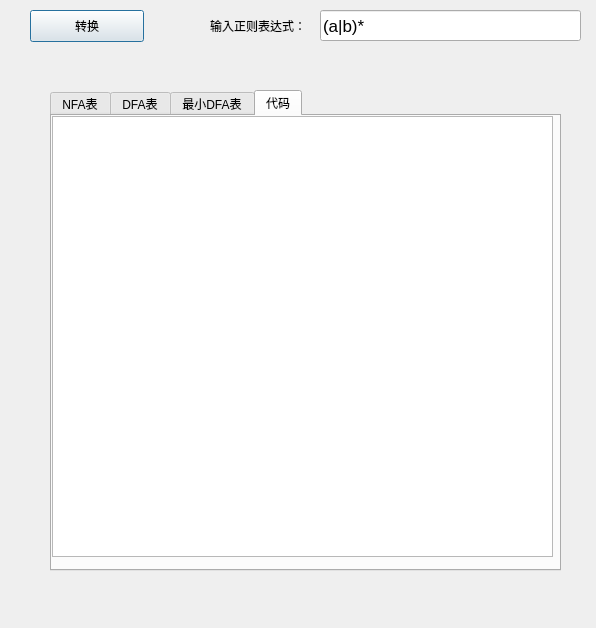
<?xml version="1.0" encoding="UTF-8"?>
<ui version="4.0">
 <class>RegDialog</class>
 <widget class="QDialog" name="RegDialog">
  <property name="geometry">
   <rect>
    <x>0</x>
    <y>0</y>
    <width>596</width>
    <height>628</height>
   </rect>
  </property>
  <property name="windowTitle">
   <string>Dialog</string>
  </property>
  <widget class="QLineEdit" name="lineEdit">
   <property name="geometry">
    <rect>
     <x>320</x>
     <y>10</y>
     <width>261</width>
     <height>31</height>
    </rect>
   </property>
   <property name="palette">
    <palette>
     <active>
      <colorrole role="WindowText">
       <brush brushstyle="SolidPattern">
        <color alpha="255">
         <red>0</red>
         <green>0</green>
         <blue>0</blue>
        </color>
       </brush>
      </colorrole>
      <colorrole role="Text">
       <brush brushstyle="SolidPattern">
        <color alpha="255">
         <red>0</red>
         <green>0</green>
         <blue>0</blue>
        </color>
       </brush>
      </colorrole>
     </active>
     <inactive>
      <colorrole role="WindowText">
       <brush brushstyle="SolidPattern">
        <color alpha="255">
         <red>0</red>
         <green>0</green>
         <blue>0</blue>
        </color>
       </brush>
      </colorrole>
      <colorrole role="Text">
       <brush brushstyle="SolidPattern">
        <color alpha="255">
         <red>0</red>
         <green>0</green>
         <blue>0</blue>
        </color>
       </brush>
      </colorrole>
     </inactive>
     <disabled>
      <colorrole role="WindowText">
       <brush brushstyle="SolidPattern">
        <color alpha="63">
         <red>0</red>
         <green>0</green>
         <blue>0</blue>
        </color>
       </brush>
      </colorrole>
      <colorrole role="Text">
       <brush brushstyle="SolidPattern">
        <color alpha="63">
         <red>0</red>
         <green>0</green>
         <blue>0</blue>
        </color>
       </brush>
      </colorrole>
     </disabled>
    </palette>
   </property>
   <property name="font">
    <font>
     <pointsize>13</pointsize>
    </font>
   </property>
   <property name="accessibleName">
    <string>lineEdit</string>
   </property>
   <property name="text">
    <string>(a|b)*</string>
   </property>
  </widget>
  <widget class="QLabel" name="label">
   <property name="geometry">
    <rect>
     <x>210</x>
     <y>10</y>
     <width>121</width>
     <height>31</height>
    </rect>
   </property>
   <property name="text">
    <string>输入正则表达式：</string>
   </property>
  </widget>
  <widget class="QTabWidget" name="tabWidget">
   <property name="geometry">
    <rect>
     <x>50</x>
     <y>90</y>
     <width>511</width>
     <height>481</height>
    </rect>
   </property>
   <property name="statusTip">
    <string/>
   </property>
   <property name="accessibleName">
    <string/>
   </property>
   <property name="currentIndex">
    <number>3</number>
   </property>
   <widget class="QWidget" name="tabNfa">
    <property name="toolTip">
     <string/>
    </property>
    <attribute name="title">
     <string>NFA表</string>
    </attribute>
    <widget class="QTableWidget" name="tableWidget">
     <property name="geometry">
      <rect>
       <x>0</x>
       <y>10</y>
       <width>491</width>
       <height>371</height>
      </rect>
     </property>
     <property name="palette">
      <palette>
       <active>
        <colorrole role="WindowText">
         <brush brushstyle="SolidPattern">
          <color alpha="255">
           <red>0</red>
           <green>0</green>
           <blue>0</blue>
          </color>
         </brush>
        </colorrole>
        <colorrole role="Text">
         <brush brushstyle="SolidPattern">
          <color alpha="255">
           <red>0</red>
           <green>0</green>
           <blue>0</blue>
          </color>
         </brush>
        </colorrole>
       </active>
       <inactive>
        <colorrole role="WindowText">
         <brush brushstyle="SolidPattern">
          <color alpha="255">
           <red>0</red>
           <green>0</green>
           <blue>0</blue>
          </color>
         </brush>
        </colorrole>
        <colorrole role="Text">
         <brush brushstyle="SolidPattern">
          <color alpha="255">
           <red>0</red>
           <green>0</green>
           <blue>0</blue>
          </color>
         </brush>
        </colorrole>
       </inactive>
       <disabled>
        <colorrole role="WindowText">
         <brush brushstyle="SolidPattern">
          <color alpha="63">
           <red>0</red>
           <green>0</green>
           <blue>0</blue>
          </color>
         </brush>
        </colorrole>
        <colorrole role="Text">
         <brush brushstyle="SolidPattern">
          <color alpha="63">
           <red>0</red>
           <green>0</green>
           <blue>0</blue>
          </color>
         </brush>
        </colorrole>
       </disabled>
      </palette>
     </property>
    </widget>
    <widget class="QLabel" name="beginNodesId">
     <property name="geometry">
      <rect>
       <x>50</x>
       <y>400</y>
       <width>471</width>
       <height>16</height>
      </rect>
     </property>
     <property name="text">
      <string/>
     </property>
    </widget>
    <widget class="QLabel" name="endNodesId">
     <property name="geometry">
      <rect>
       <x>50</x>
       <y>430</y>
       <width>451</width>
       <height>16</height>
      </rect>
     </property>
     <property name="text">
      <string/>
     </property>
    </widget>
    <widget class="QLabel" name="label_4">
     <property name="geometry">
      <rect>
       <x>0</x>
       <y>430</y>
       <width>59</width>
       <height>16</height>
      </rect>
     </property>
     <property name="text">
      <string>接收 ：</string>
     </property>
    </widget>
    <widget class="QLabel" name="label_2">
     <property name="geometry">
      <rect>
       <x>0</x>
       <y>400</y>
       <width>59</width>
       <height>16</height>
      </rect>
     </property>
     <property name="text">
      <string>开始：</string>
     </property>
    </widget>
   </widget>
   <widget class="QWidget" name="tabDFA">
    <attribute name="title">
     <string>DFA表</string>
    </attribute>
    <widget class="QTableWidget" name="tableWidget_2">
     <property name="geometry">
      <rect>
       <x>0</x>
       <y>10</y>
       <width>491</width>
       <height>371</height>
      </rect>
     </property>
     <property name="palette">
      <palette>
       <active>
        <colorrole role="WindowText">
         <brush brushstyle="SolidPattern">
          <color alpha="255">
           <red>0</red>
           <green>0</green>
           <blue>0</blue>
          </color>
         </brush>
        </colorrole>
        <colorrole role="Text">
         <brush brushstyle="SolidPattern">
          <color alpha="255">
           <red>0</red>
           <green>0</green>
           <blue>0</blue>
          </color>
         </brush>
        </colorrole>
       </active>
       <inactive>
        <colorrole role="WindowText">
         <brush brushstyle="SolidPattern">
          <color alpha="255">
           <red>0</red>
           <green>0</green>
           <blue>0</blue>
          </color>
         </brush>
        </colorrole>
        <colorrole role="Text">
         <brush brushstyle="SolidPattern">
          <color alpha="255">
           <red>0</red>
           <green>0</green>
           <blue>0</blue>
          </color>
         </brush>
        </colorrole>
       </inactive>
       <disabled>
        <colorrole role="WindowText">
         <brush brushstyle="SolidPattern">
          <color alpha="63">
           <red>0</red>
           <green>0</green>
           <blue>0</blue>
          </color>
         </brush>
        </colorrole>
        <colorrole role="Text">
         <brush brushstyle="SolidPattern">
          <color alpha="63">
           <red>0</red>
           <green>0</green>
           <blue>0</blue>
          </color>
         </brush>
        </colorrole>
       </disabled>
      </palette>
     </property>
    </widget>
    <widget class="QLabel" name="beginNodesId_2">
     <property name="geometry">
      <rect>
       <x>50</x>
       <y>400</y>
       <width>181</width>
       <height>16</height>
      </rect>
     </property>
     <property name="text">
      <string/>
     </property>
    </widget>
    <widget class="QLabel" name="endNodesId_2">
     <property name="geometry">
      <rect>
       <x>50</x>
       <y>430</y>
       <width>441</width>
       <height>16</height>
      </rect>
     </property>
     <property name="text">
      <string/>
     </property>
    </widget>
    <widget class="QLabel" name="label_5">
     <property name="geometry">
      <rect>
       <x>0</x>
       <y>430</y>
       <width>59</width>
       <height>16</height>
      </rect>
     </property>
     <property name="text">
      <string>接收 ：</string>
     </property>
    </widget>
    <widget class="QLabel" name="label_3">
     <property name="geometry">
      <rect>
       <x>0</x>
       <y>400</y>
       <width>59</width>
       <height>16</height>
      </rect>
     </property>
     <property name="text">
      <string>开始：</string>
     </property>
    </widget>
   </widget>
   <widget class="QWidget" name="widget">
    <attribute name="title">
     <string>最小DFA表</string>
    </attribute>
    <widget class="QTableWidget" name="tableWidget_3">
     <property name="geometry">
      <rect>
       <x>0</x>
       <y>10</y>
       <width>491</width>
       <height>371</height>
      </rect>
     </property>
     <property name="palette">
      <palette>
       <active>
        <colorrole role="WindowText">
         <brush brushstyle="SolidPattern">
          <color alpha="255">
           <red>0</red>
           <green>0</green>
           <blue>0</blue>
          </color>
         </brush>
        </colorrole>
        <colorrole role="Text">
         <brush brushstyle="SolidPattern">
          <color alpha="255">
           <red>0</red>
           <green>0</green>
           <blue>0</blue>
          </color>
         </brush>
        </colorrole>
       </active>
       <inactive>
        <colorrole role="WindowText">
         <brush brushstyle="SolidPattern">
          <color alpha="255">
           <red>0</red>
           <green>0</green>
           <blue>0</blue>
          </color>
         </brush>
        </colorrole>
        <colorrole role="Text">
         <brush brushstyle="SolidPattern">
          <color alpha="255">
           <red>0</red>
           <green>0</green>
           <blue>0</blue>
          </color>
         </brush>
        </colorrole>
       </inactive>
       <disabled>
        <colorrole role="WindowText">
         <brush brushstyle="SolidPattern">
          <color alpha="63">
           <red>0</red>
           <green>0</green>
           <blue>0</blue>
          </color>
         </brush>
        </colorrole>
        <colorrole role="Text">
         <brush brushstyle="SolidPattern">
          <color alpha="63">
           <red>0</red>
           <green>0</green>
           <blue>0</blue>
          </color>
         </brush>
        </colorrole>
       </disabled>
      </palette>
     </property>
    </widget>
    <widget class="QLabel" name="beginNodesId_3">
     <property name="geometry">
      <rect>
       <x>50</x>
       <y>400</y>
       <width>181</width>
       <height>16</height>
      </rect>
     </property>
     <property name="text">
      <string/>
     </property>
    </widget>
    <widget class="QLabel" name="endNodesId_3">
     <property name="geometry">
      <rect>
       <x>50</x>
       <y>430</y>
       <width>441</width>
       <height>16</height>
      </rect>
     </property>
     <property name="text">
      <string/>
     </property>
    </widget>
    <widget class="QLabel" name="label_6">
     <property name="geometry">
      <rect>
       <x>0</x>
       <y>430</y>
       <width>59</width>
       <height>16</height>
      </rect>
     </property>
     <property name="text">
      <string>接收 ：</string>
     </property>
    </widget>
    <widget class="QLabel" name="label_7">
     <property name="geometry">
      <rect>
       <x>0</x>
       <y>400</y>
       <width>59</width>
       <height>16</height>
      </rect>
     </property>
     <property name="text">
      <string>开始：</string>
     </property>
    </widget>
   </widget>
   <widget class="QWidget" name="tab">
    <attribute name="title">
     <string>代码</string>
    </attribute>
    <widget class="QTextEdit" name="textEdit">
     <property name="geometry">
      <rect>
       <x>0</x>
       <y>0</y>
       <width>501</width>
       <height>441</height>
      </rect>
     </property>
     <property name="palette">
      <palette>
       <active>
        <colorrole role="WindowText">
         <brush brushstyle="SolidPattern">
          <color alpha="255">
           <red>0</red>
           <green>0</green>
           <blue>0</blue>
          </color>
         </brush>
        </colorrole>
        <colorrole role="Text">
         <brush brushstyle="SolidPattern">
          <color alpha="255">
           <red>0</red>
           <green>0</green>
           <blue>0</blue>
          </color>
         </brush>
        </colorrole>
       </active>
       <inactive>
        <colorrole role="WindowText">
         <brush brushstyle="SolidPattern">
          <color alpha="255">
           <red>0</red>
           <green>0</green>
           <blue>0</blue>
          </color>
         </brush>
        </colorrole>
        <colorrole role="Text">
         <brush brushstyle="SolidPattern">
          <color alpha="255">
           <red>0</red>
           <green>0</green>
           <blue>0</blue>
          </color>
         </brush>
        </colorrole>
       </inactive>
       <disabled>
        <colorrole role="WindowText">
         <brush brushstyle="SolidPattern">
          <color alpha="63">
           <red>0</red>
           <green>0</green>
           <blue>0</blue>
          </color>
         </brush>
        </colorrole>
        <colorrole role="Text">
         <brush brushstyle="SolidPattern">
          <color alpha="63">
           <red>0</red>
           <green>0</green>
           <blue>0</blue>
          </color>
         </brush>
        </colorrole>
       </disabled>
      </palette>
     </property>
    </widget>
   </widget>
  </widget>
  <widget class="QPushButton" name="pushButton">
   <property name="geometry">
    <rect>
     <x>30</x>
     <y>10</y>
     <width>114</width>
     <height>32</height>
    </rect>
   </property>
   <property name="text">
    <string>转换</string>
   </property>
  </widget>
 </widget>
 <resources/>
 <connections/>
</ui>
